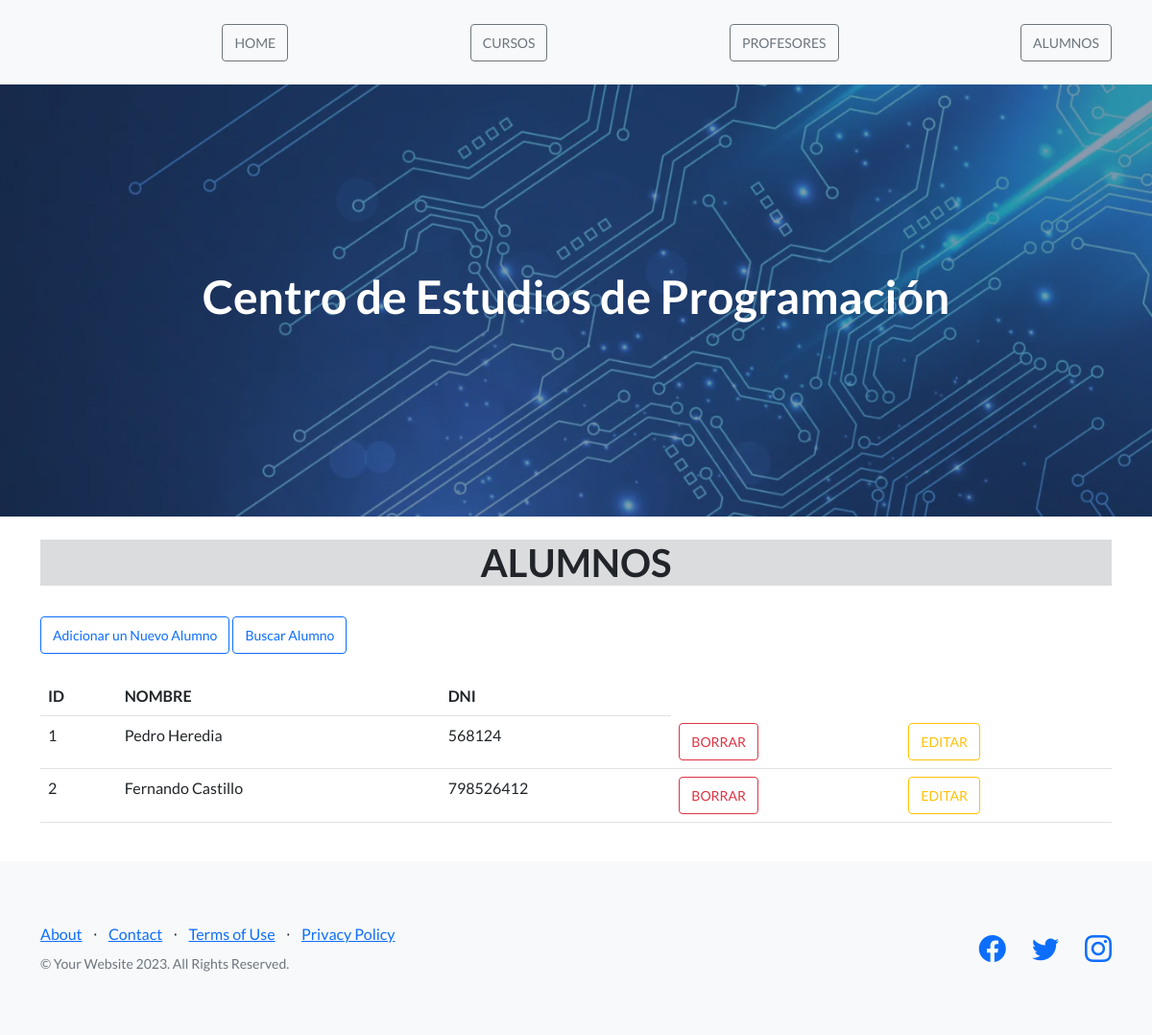
/AppCoder/alumnos_ver, run on the app's committed database.
### AppCoder/models.py (models this page shows, shortened)
class Alumno(models.Model):
    nombre = models.CharField(max_length=40)
    dni = models.IntegerField()

### AppCoder/views.py (the view)
# urls.py: path("alumnos_ver", views.alumnos_ver , name="alumnos"),
def alumnos_ver(request):
    alumnos = Alumno.objects.all()
    dicc = {"alumnos": alumnos}
    plantilla = loader.get_template("alumnos.html")
    documento = plantilla.render(dicc)
    return HttpResponse(documento)

### AppCoder/template/alumnos.html
{% extends 'padre.html' %}
{% load static %}
{% block contenido %}
    <main class="container">
        <br>
        <h1 class="text-center bg-secondary bg-opacity-25"> ALUMNOS </h1>
        <br>
        <a href="alumno_alta" class="btn btn-outline-primary btn-sm">Adicionar un Nuevo Alumno</a>
        <a href="alumno_buscar" class="btn btn-outline-primary btn-sm">Buscar Alumno</a>
        <br>
        <br>
        <table class="table">
            <thead>
                <tr>
                    <th>ID</th>
                    <th>NOMBRE</th>
                    <th>DNI</th>
                </tr>
            </thead>
            <tbody>
                {% for n in alumnos %}
                <tr>
                    <td>{{n.id}}</td>
                    <td>{{n.nombre}}</td>
                    <td>{{n.dni}}</td>
                    <td><a href="{% url 'alumno_elimina' n.id %}" class="btn btn-outline-danger btn-sm">BORRAR</a></td>
                    <td><a href="{% url 'alumno_editar'  n.id %}" class="btn btn-outline-warning btn-sm">EDITAR</a></td>
                </tr>
                {% endfor %}
            </tbody>
        </table>
        <br>
    </main>
{% endblock %}

### data on the page
Alumno: id "1", nombre "Pedro Heredia", dni "568124"
Alumno: id "2", nombre "Fernando Castillo", dni "798526412"
